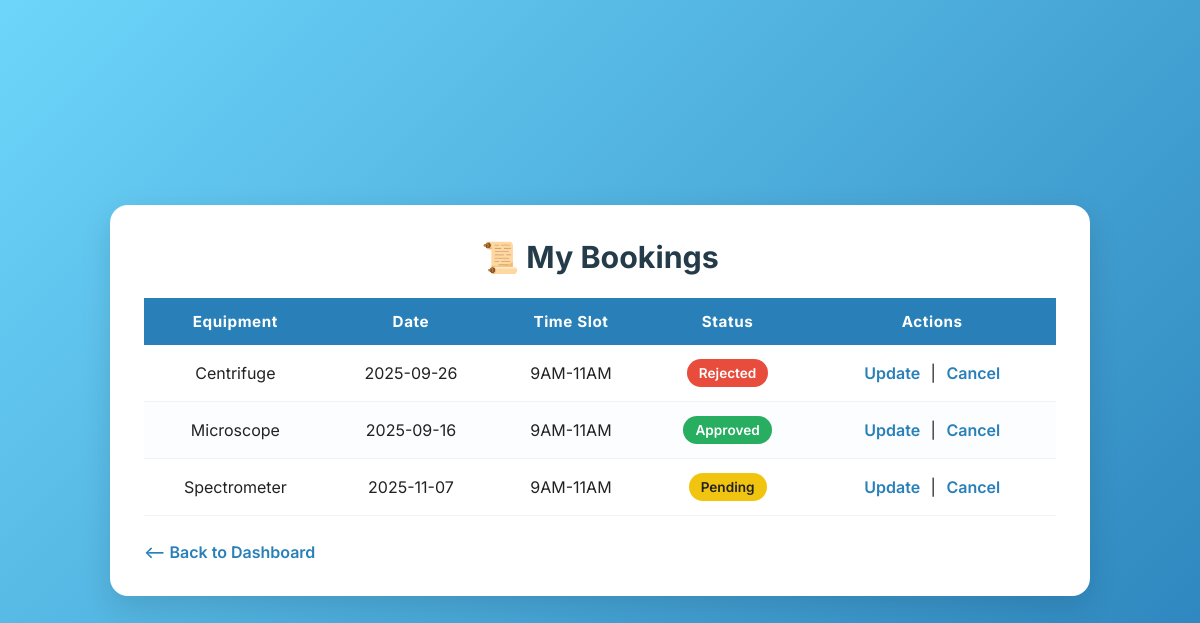
Screenshot of /my_bookings (signed in) with the database file from the repository.
### app.py (models this page shows)
class Booking(db.Model):
    id = db.Column(db.Integer, primary_key=True)
    username = db.Column(db.String(50), nullable=False)
    equipment = db.Column(db.String(50), nullable=False)
    date = db.Column(db.String(20), nullable=False)
    time_slot = db.Column(db.String(20), nullable=False)
    status = db.Column(db.String(20), default="Pending")

### app.py (the view)
@app.route("/my_bookings")
def my_bookings():
    if "username" not in session or session.get("is_admin"):
        flash("Please login first ❌")
        return redirect(url_for("login"))
    user_bookings = Booking.query.filter_by(username=session["username"]).all()
    return render_template("view_bookings.html", bookings=user_bookings)

### minidemo2.1/templates/view_bookings.html (shortened to what this page needs)
<!DOCTYPE html>
<html lang="en">
<head>
</head>
<body>
  <div class="container">
    <h2>📜 My Bookings</h2>
    <div class="table-wrap">
      {% if bookings and bookings|length > 0 %}
      <table>
        <thead>
          <tr>
            <th>Equipment</th>
            <th>Date</th>
            <th>Time Slot</th>
            <th>Status</th>
            <th>Actions</th>
          </tr>
        </thead>
        <tbody>
          {% for booking in bookings %}
          <tr>
            <td>{{ booking.equipment }}</td>
            <td>
              {% if booking.date %}
                {{ booking.date }}
              {% elif booking.booking_date %}
                {{ booking.booking_date }}
              {% elif booking.bookingDate %}
                {{ booking.bookingDate }}
              {% else %}
                N/A
              {% endif %}
            </td>
            <td>{{ booking.time_slot }}</td>
            <td>
              {% if booking.status == "Approved" %}
                <span class="badge success">Approved</span>
              {% elif booking.status == "Rejected" %}
                <span class="badge danger">Rejected</span>
              {% else %}
                <span class="badge warning">Pending</span>
              {% endif %}
            </td>
            <td class="actions">
              <a href="{{ url_for('update_booking', booking_id=booking.id) }}">Update</a> |
              <a href="{{ url_for('cancel_booking', booking_id=booking.id) }}">Cancel</a>
            </td>
          </tr>
          {% endfor %}
        </tbody>
      </table>
      {% else %}
        <div class="empty">You don't have any bookings yet.</div>
      {% endif %}
    </div>
    <a class="back" href="{{ url_for('dashboard') }}">⟵ Back to Dashboard</a>
  </div>
</body>
</html>

### minidemo2.1/templates/view_bookings.html (style rules this page uses)
:root { --primary: #2980b9; --accent: #4facfe; --muted: #7f8c8d; --card-bg: #ffffff; --success: #27ae60; --danger: #e74c3c; --warning: #f1c40f; }
* { box-sizing:border-box }
body { margin:0; font-family: 'Inter', system-ui, -apple-system, "Segoe UI", Roboto, "Helvetica Neue", Arial; min-height:100vh; display:flex; align-items:center; justify-content:center; background: linear-gradient(135deg,#6dd5fa 0%, #2980b9 100%); }
.container { width:92%; max-width:980px; background:var(--card-bg); border-radius:18px; padding:34px; box-shadow:0 10px 30px rgba(0,0,0,0.12); animation:fadeIn .5s ease; }
h2 { margin:0 0 22px 0; text-align:center; color:#243b4a; font-size:1.9rem; font-weight:700; }
.table-wrap { overflow-x:auto }
table { width:100%; border-collapse:collapse; margin-bottom:18px; table-layout:auto; }
thead th { text-align:center; padding:14px 12px; background:var(--primary); color:#fff; font-weight:700; font-size:.95rem; letter-spacing:.6px; }
tbody td { padding:14px 12px; text-align:center; color:#222; border-bottom:1px solid #eef3f7; }
tbody tr:nth-child(even) { background:#fbfdff }
.badge { display:inline-block; padding:6px 12px; border-radius:14px; font-size:.85rem; font-weight:600; color:#fff; }
.badge.success { background:var(--success); }
.badge.danger { background:var(--danger); }
.badge.warning { background:var(--warning); color:#222; }
.actions a { color:var(--primary); text-decoration:none; font-weight:600; margin:0 6px; }
.back { display:inline-block; margin-top:8px; color:var(--primary); text-decoration:none; font-weight:600; }

### rows the page displays
Booking: equipment "Centrifuge", date "2025-09-26", time_slot "9AM-11AM", status "Rejected"
Booking: equipment "Microscope", date "2025-09-16", time_slot "9AM-11AM", status "Approved"
Booking: equipment "Spectrometer", date "2025-11-07", time_slot "9AM-11AM", status "Pending"
